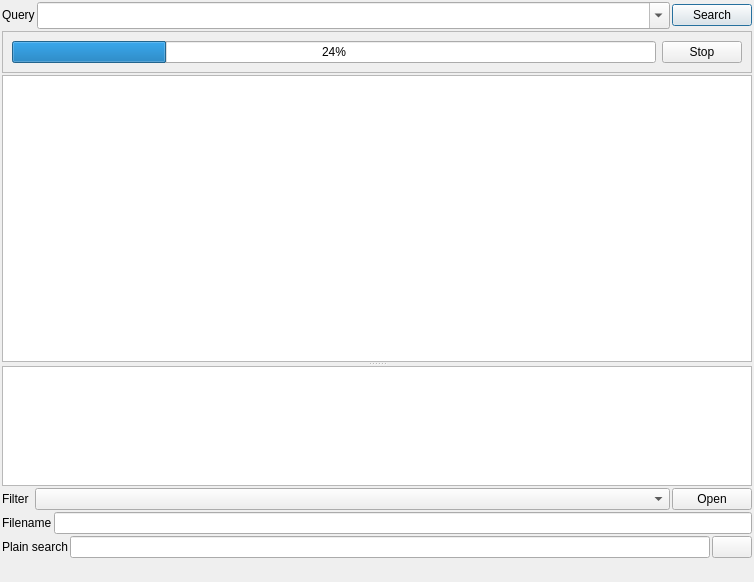
<?xml version="1.0" encoding="UTF-8"?>
<ui version="4.0">
 <class>SearchTab</class>
 <widget class="QWidget" name="SearchTab">
  <property name="geometry">
   <rect>
    <x>0</x>
    <y>0</y>
    <width>754</width>
    <height>582</height>
   </rect>
  </property>
  <property name="windowTitle">
   <string>Form</string>
  </property>
  <layout class="QVBoxLayout" name="verticalLayout">
   <property name="spacing">
    <number>2</number>
   </property>
   <property name="leftMargin">
    <number>2</number>
   </property>
   <property name="topMargin">
    <number>2</number>
   </property>
   <property name="rightMargin">
    <number>2</number>
   </property>
   <property name="bottomMargin">
    <number>2</number>
   </property>
   <item>
    <layout class="QHBoxLayout" name="horizontalLayout_2">
     <item>
      <widget class="QLabel" name="label">
       <property name="sizePolicy">
        <sizepolicy hsizetype="Minimum" vsizetype="Fixed">
         <horstretch>0</horstretch>
         <verstretch>0</verstretch>
        </sizepolicy>
       </property>
       <property name="text">
        <string>Query</string>
       </property>
      </widget>
     </item>
     <item>
      <widget class="QComboBox" name="editSearch">
       <property name="sizePolicy">
        <sizepolicy hsizetype="Expanding" vsizetype="Fixed">
         <horstretch>0</horstretch>
         <verstretch>0</verstretch>
        </sizepolicy>
       </property>
       <property name="font">
        <font>
         <pointsize>12</pointsize>
        </font>
       </property>
       <property name="editable">
        <bool>true</bool>
       </property>
      </widget>
     </item>
     <item>
      <widget class="QPushButton" name="buttonSearch">
       <property name="text">
        <string>Search</string>
       </property>
       <property name="default">
        <bool>true</bool>
       </property>
      </widget>
     </item>
    </layout>
   </item>
   <item>
    <widget class="QFrame" name="translateFrame">
     <property name="frameShape">
      <enum>QFrame::StyledPanel</enum>
     </property>
     <property name="frameShadow">
      <enum>QFrame::Raised</enum>
     </property>
     <layout class="QHBoxLayout" name="horizontalLayout_6">
      <item>
       <widget class="QProgressBar" name="translateBar">
        <property name="value">
         <number>24</number>
        </property>
       </widget>
      </item>
      <item>
       <widget class="QPushButton" name="translateStopBtn">
        <property name="text">
         <string>Stop</string>
        </property>
       </widget>
      </item>
     </layout>
    </widget>
   </item>
   <item>
    <widget class="QSplitter" name="splitter">
     <property name="orientation">
      <enum>Qt::Vertical</enum>
     </property>
     <property name="childrenCollapsible">
      <bool>false</bool>
     </property>
     <widget class="QTableWidget" name="listResults">
      <property name="mouseTracking">
       <bool>true</bool>
      </property>
      <property name="selectionMode">
       <enum>QAbstractItemView::SingleSelection</enum>
      </property>
      <property name="selectionBehavior">
       <enum>QAbstractItemView::SelectRows</enum>
      </property>
      <property name="verticalScrollMode">
       <enum>QAbstractItemView::ScrollPerItem</enum>
      </property>
      <property name="horizontalScrollMode">
       <enum>QAbstractItemView::ScrollPerPixel</enum>
      </property>
      <property name="gridStyle">
       <enum>Qt::DotLine</enum>
      </property>
      <property name="cornerButtonEnabled">
       <bool>false</bool>
      </property>
     </widget>
     <widget class="QTextBrowser" name="snippetBrowser">
      <property name="sizePolicy">
       <sizepolicy hsizetype="Expanding" vsizetype="Preferred">
        <horstretch>0</horstretch>
        <verstretch>0</verstretch>
       </sizepolicy>
      </property>
      <property name="minimumSize">
       <size>
        <width>0</width>
        <height>30</height>
       </size>
      </property>
      <property name="maximumSize">
       <size>
        <width>16777215</width>
        <height>120</height>
       </size>
      </property>
     </widget>
    </widget>
   </item>
   <item>
    <layout class="QHBoxLayout" name="horizontalLayout">
     <item>
      <layout class="QHBoxLayout" name="_2">
       <property name="spacing">
        <number>6</number>
       </property>
       <property name="leftMargin">
        <number>0</number>
       </property>
       <property name="topMargin">
        <number>0</number>
       </property>
       <property name="rightMargin">
        <number>0</number>
       </property>
       <property name="bottomMargin">
        <number>0</number>
       </property>
       <item>
        <widget class="QLabel" name="label_2">
         <property name="sizePolicy">
          <sizepolicy hsizetype="Minimum" vsizetype="Fixed">
           <horstretch>0</horstretch>
           <verstretch>0</verstretch>
          </sizepolicy>
         </property>
         <property name="text">
          <string>Filter</string>
         </property>
         <property name="buddy">
          <cstring>comboFilter</cstring>
         </property>
        </widget>
       </item>
       <item>
        <widget class="QComboBox" name="comboFilter">
         <property name="sizePolicy">
          <sizepolicy hsizetype="Expanding" vsizetype="Fixed">
           <horstretch>0</horstretch>
           <verstretch>0</verstretch>
          </sizepolicy>
         </property>
        </widget>
       </item>
      </layout>
     </item>
     <item>
      <widget class="QPushButton" name="buttonOpen">
       <property name="text">
        <string>Open</string>
       </property>
       <property name="flat">
        <bool>false</bool>
       </property>
      </widget>
     </item>
    </layout>
   </item>
   <item>
    <layout class="QHBoxLayout" name="horizontalLayout_3">
     <item>
      <widget class="QLabel" name="label_6">
       <property name="text">
        <string>Filename</string>
       </property>
       <property name="buddy">
        <cstring>filenameEdit</cstring>
       </property>
      </widget>
     </item>
     <item>
      <widget class="QLineEdit" name="filenameEdit">
       <property name="enabled">
        <bool>true</bool>
       </property>
       <property name="focusPolicy">
        <enum>Qt::ClickFocus</enum>
       </property>
       <property name="readOnly">
        <bool>true</bool>
       </property>
      </widget>
     </item>
    </layout>
   </item>
   <item>
    <layout class="QHBoxLayout" name="horizontalLayout_4">
     <item>
      <widget class="QLabel" name="label_3">
       <property name="text">
        <string>Plain search</string>
       </property>
      </widget>
     </item>
     <item>
      <widget class="QLineEdit" name="editDir"/>
     </item>
     <item>
      <widget class="QPushButton" name="buttonDir">
       <property name="text">
        <string/>
       </property>
      </widget>
     </item>
    </layout>
   </item>
   <item>
    <layout class="QHBoxLayout" name="horizontalLayout_5">
     <item>
      <widget class="QLabel" name="labelMode">
       <property name="text">
        <string/>
       </property>
      </widget>
     </item>
     <item>
      <spacer name="horizontalSpacer">
       <property name="orientation">
        <enum>Qt::Horizontal</enum>
       </property>
       <property name="sizeHint" stdset="0">
        <size>
         <width>40</width>
         <height>20</height>
        </size>
       </property>
      </spacer>
     </item>
     <item>
      <widget class="QLabel" name="labelStatus">
       <property name="text">
        <string/>
       </property>
      </widget>
     </item>
    </layout>
   </item>
  </layout>
 </widget>
 <tabstops>
  <tabstop>editSearch</tabstop>
  <tabstop>buttonSearch</tabstop>
  <tabstop>translateStopBtn</tabstop>
  <tabstop>listResults</tabstop>
  <tabstop>snippetBrowser</tabstop>
  <tabstop>comboFilter</tabstop>
  <tabstop>buttonOpen</tabstop>
  <tabstop>editDir</tabstop>
  <tabstop>buttonDir</tabstop>
 </tabstops>
 <resources/>
 <connections/>
</ui>
